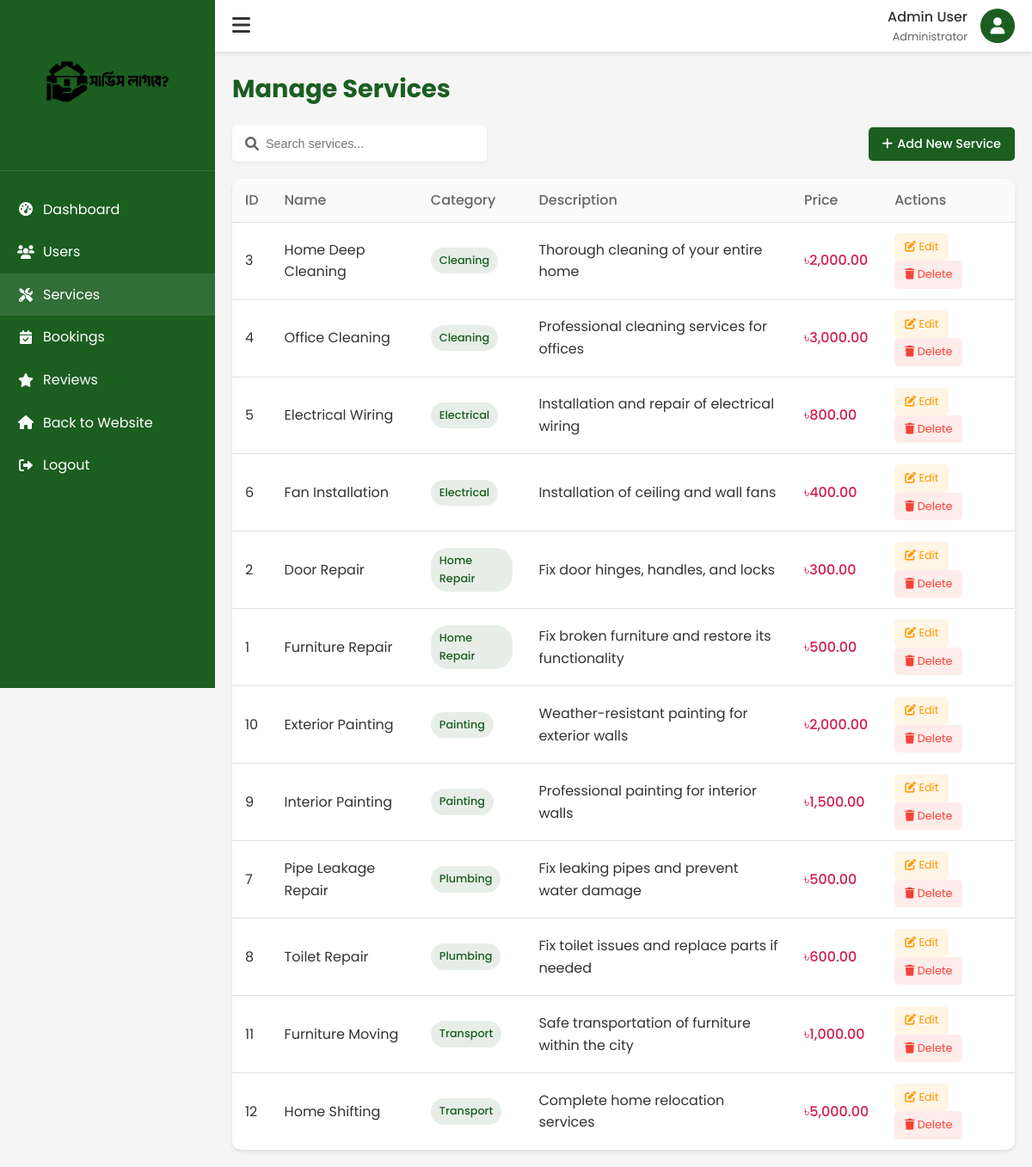
Screenshot of /admin/services.php (signed in) with the database file from the repository.
### tables this page shows
CREATE TABLE `services` (
  `id` int(11) NOT NULL,
  `category_id` int(11) DEFAULT NULL,
  `name` varchar(100) NOT NULL,
  `description` text DEFAULT NULL,
  `price` decimal(10,2) DEFAULT NULL,
  `image` varchar(255) DEFAULT NULL,
  `created_at` timestamp NOT NULL DEFAULT current_timestamp(),
  `updated_at` timestamp NOT NULL DEFAULT current_timestamp() ON UPDATE current_timestamp()
);

CREATE TABLE `service_categories` (
  `id` int(11) NOT NULL,
  `name` varchar(100) NOT NULL,
  `description` text DEFAULT NULL,
  `icon` varchar(50) DEFAULT NULL,
  `created_at` timestamp NOT NULL DEFAULT current_timestamp(),
  `updated_at` timestamp NOT NULL DEFAULT current_timestamp() ON UPDATE current_timestamp()
);

### admin/services.php (the view, shortened to what this page needs)
<?php
require_once '../config.php';
$stmt = $conn->prepare("
    SELECT s.*, c.name as category_name
    FROM services s
    JOIN service_categories c ON s.category_id = c.id
    ORDER BY c.name, s.name
");
$stmt->execute();
$services_result = $stmt->get_result();
$services = [];
while ($service = $services_result->fetch_assoc()) {
    $services[] = $service;
}
?>
<!DOCTYPE html>
<html lang="en">
<head>
    <link rel="stylesheet" href="../styles.css">
    <link rel="stylesheet" href="https://cdnjs.cloudflare.com/ajax/libs/font-awesome/6.0.0/css/all.min.css">
</head>
<body>
    <div class="admin-container">
        <aside class="sidebar" id="sidebar">
            <div class="sidebar-header">
                <img src="../ServiceLagbe.jpeg" alt="Service Lagbe Logo" class="sidebar-logo">
            </div>
            <nav class="sidebar-menu">
                <a href="index.php" class="menu-item">
                    <i class="fas fa-tachometer-alt"></i> Dashboard
                </a>
                <a href="users.php" class="menu-item">
                    <i class="fas fa-users"></i> Users
                </a>
                <a href="services.php" class="menu-item active">
                    <i class="fas fa-tools"></i> Services
                </a>
                <a href="bookings.php" class="menu-item">
                    <i class="fas fa-calendar-check"></i> Bookings
                </a>
                <a href="reviews.php" class="menu-item">
                    <i class="fas fa-star"></i> Reviews
                </a>
                <a href="../index.php" class="menu-item">
                    <i class="fas fa-home"></i> Back to Website
                </a>
                <a href="../logout.php" class="menu-item">
                    <i class="fas fa-sign-out-alt"></i> Logout
                </a>
            </nav>
        </aside>
        <div class="main-content" id="main-content">
            <header class="header">
                <button class="toggle-sidebar" id="toggle-sidebar">
                    <i class="fas fa-bars"></i>
                </button>
                <div class="user-menu">
                    <div class="user-info">
                        <div class="user-name"><?php echo $_SESSION['user_name']; ?></div>
                        <div class="user-role">Administrator</div>
                    </div>
                    <div class="user-avatar">
                        <i class="fas fa-user"></i>
                    </div>
                </div>
            </header>
            <div class="content">
                <h1 class="page-title">Manage Services</h1>
                <div class="page-actions">
                    <div class="search-box">
                        <i class="fas fa-search"></i>
                        <input type="text" id="searchInput" placeholder="Search services...">
                    </div>
                    <a href="add-service.php" class="btn btn-primary">
                        <i class="fas fa-plus"></i> Add New Service
                    </a>
                </div>
                <div class="services-table">
                    <div class="table-responsive">
                        <table id="servicesTable">
                            <thead>
                                <tr>
                                    <th>ID</th>
                                    <th>Name</th>
                                    <th>Category</th>
                                    <th>Description</th>
                                    <th>Price</th>
                                    <th>Actions</th>
                                </tr>
                            </thead>
                            <tbody>
                                <?php if (count($services) > 0): ?>
                                    <?php foreach ($services as $service): ?>
                                        <tr>
                                            <td><?php echo $service['id']; ?></td>
                                            <td><?php echo $service['name']; ?></td>
                                            <td>
                                                <span class="service-category">
                                                    <?php echo $service['category_name']; ?>
                                                </span>
                                            </td>
                                            <td><?php echo substr($service['description'], 0, 50) . (strlen($service['description']) > 50 ? '...' : ''); ?></td>
                                            <td class="service-price">৳<?php echo number_format($service['price'], 2); ?></td>
                                            <td>
                                                <a href="edit-service.php?id=<?php echo $service['id']; ?>" class="action-btn btn-edit">
                                                    <i class="fas fa-edit"></i> Edit
                                                </a>
                                                <a href="services.php?delete=<?php echo $service['id']; ?>" class="action-btn btn-delete" onclick="return confirm('Are you sure you want to delete this service?')">
                                                    <i class="fas fa-trash"></i> Delete
                                                </a>
                                            </td>
                                        </tr>
                                    <?php endforeach; ?>
                                <?php else: ?>
                                    <tr>
                                        <td colspan="6" style="text-align: center;">No services found</td>
                                    </tr>
                                <?php endif; ?>
                            </tbody>
                        </table>
                    </div>
                </div>
            </div>
        </div>
    </div>
</body>
</html>

### styles.css (style rules this page uses)
:root { --primary-color: #d21f50; --primary-dark: #c4184a; --secondary-color: #1b5e20; --text-color: #333; --light-text: #555; --bg-color: #f9f9f9; --white: #fff; --light-gray: #f4f4f4; --border-color: #ccc; --shadow: 0 4px 8px rgba(0, 0, 0, 0.1); }
* { margin: 0; padding: 0; box-sizing: border-box; }
body { font-family: "Poppins", sans-serif; color: var(--text-color); background-color: var(--bg-color); line-height: 1.6; }
a { text-decoration: none; color: inherit; }
img { max-width: 100%; }
.btn { display: inline-block; padding: 12px 24px; border-radius: 5px; font-weight: 500; cursor: pointer; transition: all 0.3s ease; text-align: center; }
.header { background-color: var(--white); box-shadow: var(--shadow); position: sticky; top: 0; z-index: 100; }

### rows the page displays
services: id "3", name "Home Deep Cleaning", category.name "Cleaning", description "Thorough cleaning of your entire home", price "2,000.00"
services: id "4", name "Office Cleaning", category.name "Cleaning", description "Professional cleaning services for offices", price "3,000.00"
services: id "5", name "Electrical Wiring", category.name "Electrical", description "Installation and repair of electrical wiring", price "800.00"
services: id "6", name "Fan Installation", category.name "Electrical", description "Installation of ceiling and wall fans", price "400.00"
services: id "2", name "Door Repair", category.name "Home Repair", description "Fix door hinges, handles, and locks", price "300.00"
services: id "1", name "Furniture Repair", category.name "Home Repair", description "Fix broken furniture and restore its functionality", price "500.00"
services: id "10", name "Exterior Painting", category.name "Painting", description "Weather-resistant painting for exterior walls", price "2,000.00"
services: id "9", name "Interior Painting", category.name "Painting", description "Professional painting for interior walls", price "1,500.00"
services: id "7", name "Pipe Leakage Repair", category.name "Plumbing", description "Fix leaking pipes and prevent water damage", price "500.00"
services: id "8", name "Toilet Repair", category.name "Plumbing", description "Fix toilet issues and replace parts if needed", price "600.00"
services: id "11", name "Furniture Moving", category.name "Transport", description "Safe transportation of furniture within the city", price "1,000.00"
services: id "12", name "Home Shifting", category.name "Transport", description "Complete home relocation services", price "5,000.00"

### other values shown
$_SESSION['user_name'] "Admin User"
